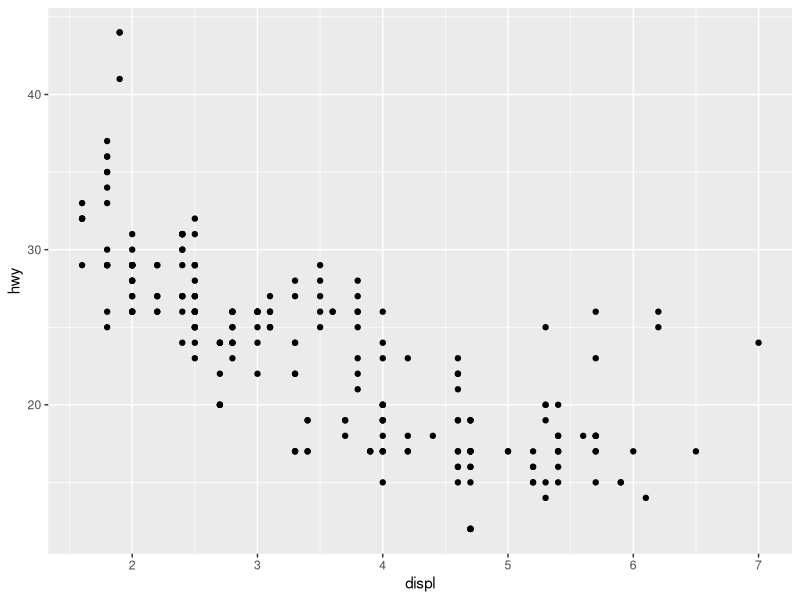
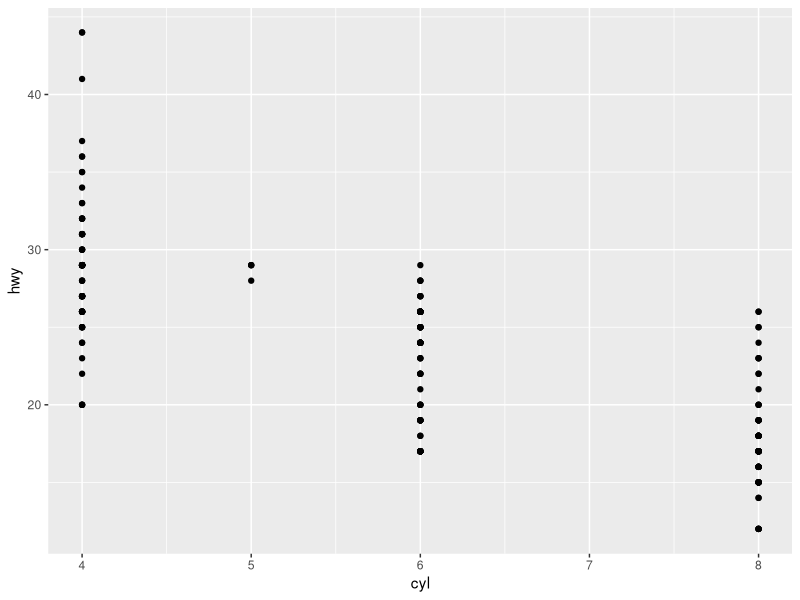
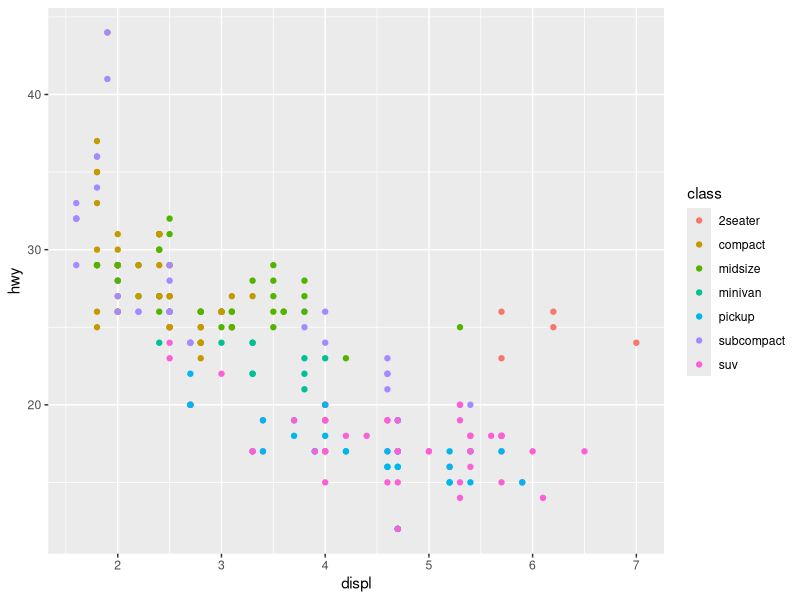
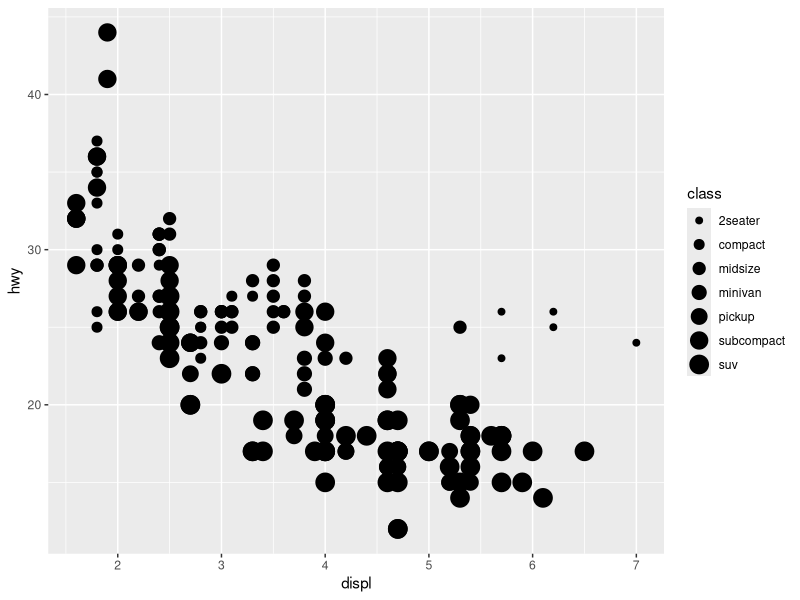
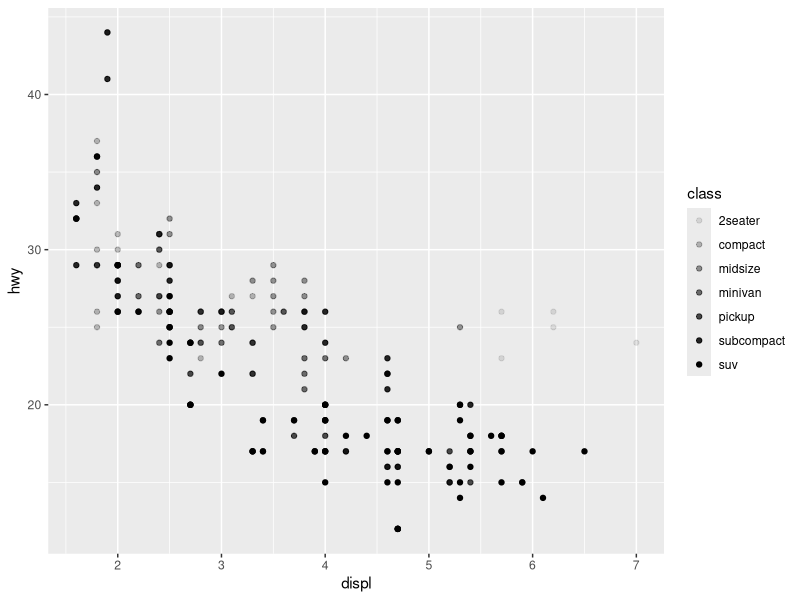
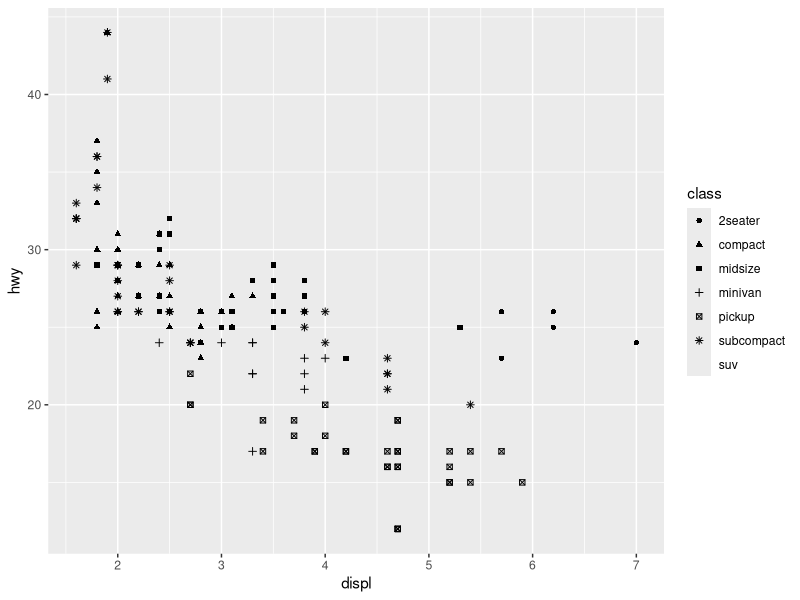
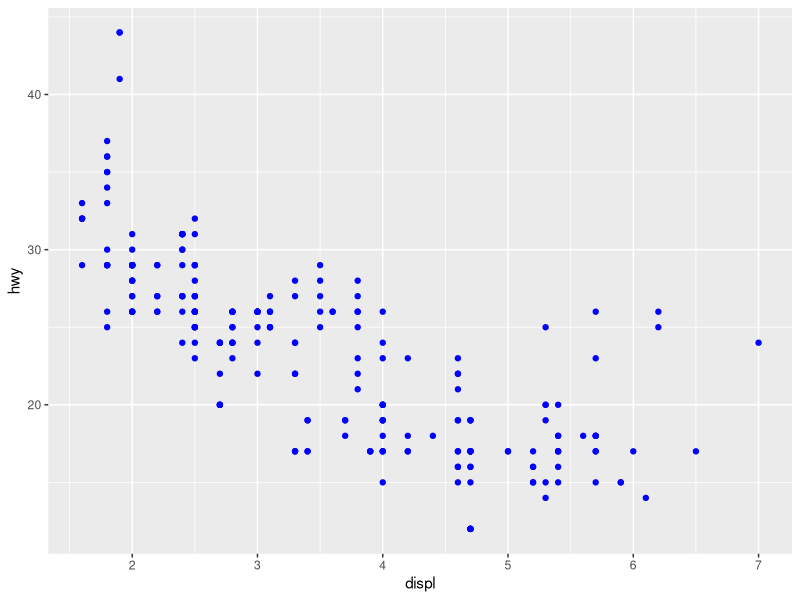

Here is the R script that generated these plots, in order:
## ---- chunk 1
knitr::opts_chunk$set(echo = TRUE)
## ---- chunk 2
library(tidyverse)
## ---- chunk 3
mpg
## ---- chunk 4
  ggplot(data = mpg) + 
    geom_point(mapping = aes(x = displ, y = hwy))
## ---- chunk 5
mtcars

## ---- chunk 6
ggplot(data = mpg) + 
  geom_point(mapping = aes(x = cyl, y = hwy))
## ---- chunk 7
ggplot(data = mpg) +
  geom_point(mapping = aes(x = displ, y = hwy, color = class))
## ---- chunk 8
ggplot(data = mpg) +
  geom_point(mapping = aes(x = displ, y = hwy, size = class))
## ---- chunk 9
# Top
ggplot(data = mpg) +
  geom_point(mapping = aes(x = displ, y = hwy, alpha = class))

# Buttom
ggplot(data = mpg) +
  geom_point(mapping = aes(x = displ, y = hwy, shape = class))
## ---- chunk 10
ggplot(data = mpg) +
  geom_point(mapping = aes(x = displ, y = hwy), color = "blue")
